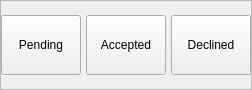
                   <widget class="QFrame" name="AcceptedDeclineBtns">
                    <property name="sizePolicy">
                     <sizepolicy hsizetype="Preferred" vsizetype="Expanding">
                      <horstretch>0</horstretch>
                      <verstretch>0</verstretch>
                     </sizepolicy>
                    </property>
                    <property name="maximumSize">
                     <size>
                      <width>16777215</width>
                      <height>90</height>
                     </size>
                    </property>
                    <property name="styleSheet">
                     <string notr="true"/>
                    </property>
                    <property name="frameShape">
                     <enum>QFrame::StyledPanel</enum>
                    </property>
                    <property name="frameShadow">
                     <enum>QFrame::Raised</enum>
                    </property>
                    <layout class="QHBoxLayout" name="horizontalLayout_32">
                     <property name="spacing">
                      <number>5</number>
                     </property>
                     <property name="leftMargin">
                      <number>0</number>
                     </property>
                     <property name="topMargin">
                      <number>5</number>
                     </property>
                     <property name="rightMargin">
                      <number>0</number>
                     </property>
                     <property name="bottomMargin">
                      <number>5</number>
                     </property>
                     <item>
                      <widget class="QPushButton" name="pendingWebBtn">
                       <property name="sizePolicy">
                        <sizepolicy hsizetype="Expanding" vsizetype="Expanding">
                         <horstretch>0</horstretch>
                         <verstretch>0</verstretch>
                        </sizepolicy>
                       </property>
                       <property name="maximumSize">
                        <size>
                         <width>16777215</width>
                         <height>60</height>
                        </size>
                       </property>
                       <property name="styleSheet">
                        <string notr="true"/>
                       </property>
                       <property name="text">
                        <string>Pending</string>
                       </property>
                      </widget>
                     </item>
                     <item>
                      <widget class="QPushButton" name="AcceptedBtn">
                       <property name="sizePolicy">
                        <sizepolicy hsizetype="Expanding" vsizetype="Expanding">
                         <horstretch>0</horstretch>
                         <verstretch>0</verstretch>
                        </sizepolicy>
                       </property>
                       <property name="maximumSize">
                        <size>
                         <width>16777215</width>
                         <height>60</height>
                        </size>
                       </property>
                       <property name="styleSheet">
                        <string notr="true"/>
                       </property>
                       <property name="text">
                        <string>Accepted</string>
                       </property>
                      </widget>
                     </item>
                     <item>
                      <widget class="QPushButton" name="DeclinedBtn">
                       <property name="sizePolicy">
                        <sizepolicy hsizetype="Expanding" vsizetype="Expanding">
                         <horstretch>0</horstretch>
                         <verstretch>0</verstretch>
                        </sizepolicy>
                       </property>
                       <property name="maximumSize">
                        <size>
                         <width>16777215</width>
                         <height>60</height>
                        </size>
                       </property>
                       <property name="styleSheet">
                        <string notr="true"/>
                       </property>
                       <property name="text">
                        <string>Declined</string>
                       </property>
                      </widget>
                     </item>
                    </layout>
                   </widget>
